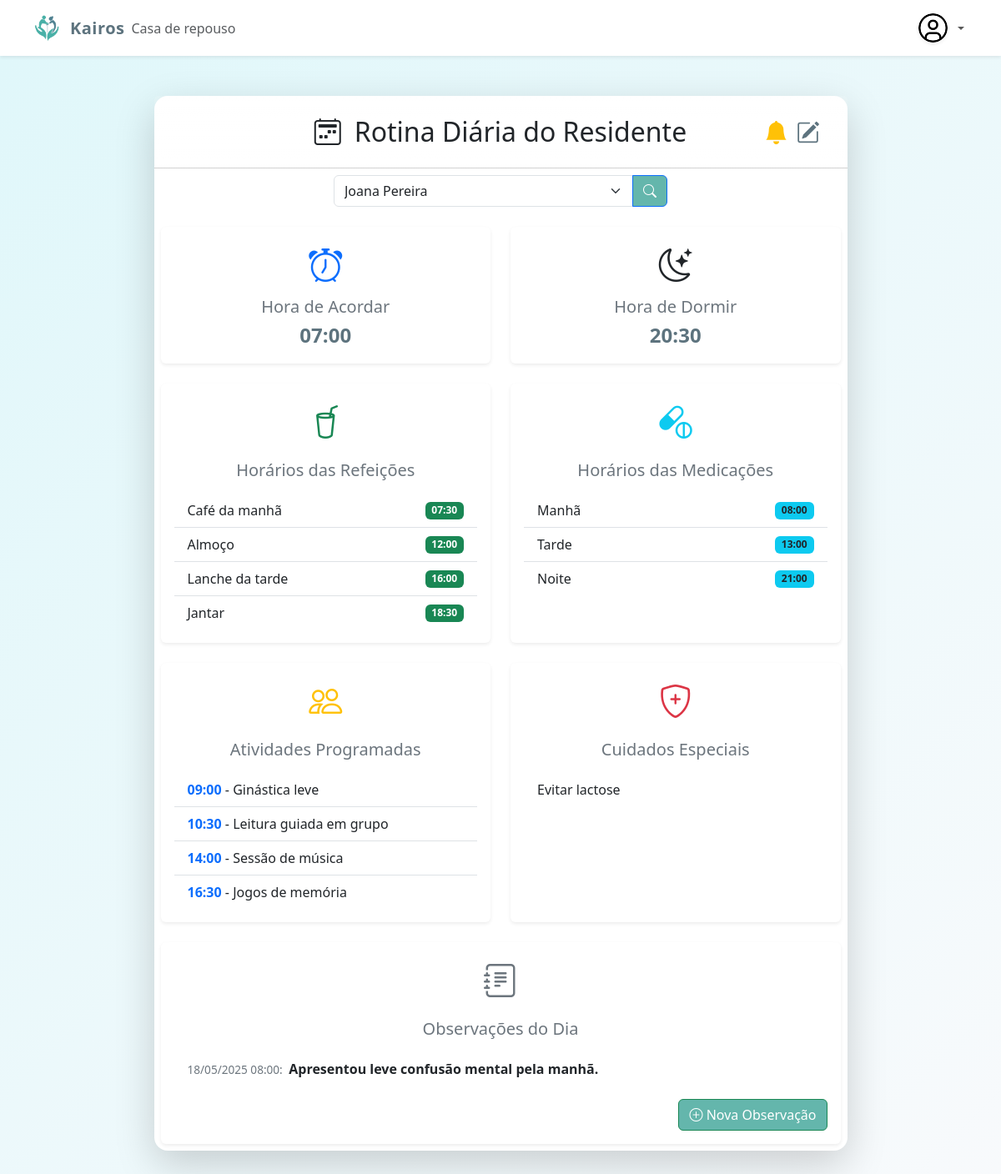
Screenshot of /rotina.php?residente_id=102 (signed in) with the database file from the repository.
### tables this page shows
CREATE TABLE `tb_rotina_residente` (
  `id` int(11) NOT NULL,
  `resident_id` int(11) NOT NULL,
  `hora_acordar` time NOT NULL,
  `hora_dormir` time NOT NULL,
  `refeicao_cafe` time NOT NULL,
  `refeicao_almoco` time NOT NULL,
  `refeicao_lanche` time NOT NULL,
  `refeicao_jantar` time NOT NULL,
  `medicacao_manha` time NOT NULL,
  `medicacao_tarde` time NOT NULL,
  `medicacao_noite` time NOT NULL,
  `cuidados_especiais` text DEFAULT NULL,
  `criado_em` datetime DEFAULT current_timestamp(),
  `atualizado_em` datetime DEFAULT current_timestamp() ON UPDATE current_timestamp()
);

CREATE TABLE `tb_rotina_atividade` (
  `id` int(11) NOT NULL,
  `rotina_id` int(11) NOT NULL,
  `hora` time NOT NULL,
  `descricao` varchar(255) NOT NULL
);

CREATE TABLE `tb_observacoes_dia` (
  `id` int(11) NOT NULL,
  `resident_id` int(11) NOT NULL,
  `observacao` text NOT NULL,
  `data_hora` datetime NOT NULL DEFAULT current_timestamp()
);

### rotina.php (the view, shortened to what this page needs)
<?php
include_once "header.php";
include_once "dbConnection.php";
$residentes = [];
try {
    $stmt = $pdo->query("
        SELECT r.id, r.nome
        FROM tb_residentes r
        INNER JOIN tb_rotina_residente rr ON rr.resident_id = r.id
        GROUP BY r.id, r.nome
        ORDER BY r.nome
    ");
    $residentes = $stmt->fetchAll(PDO::FETCH_ASSOC);
} catch (Exception $e) {
    echo '<div class="alert alert-danger text-center">Erro ao buscar residentes: ' . htmlspecialchars($e->getMessage()) . '</div>';
}
$residente_id = $_GET['residente_id'] ?? ($_POST['residente_id'] ?? '');
$residente = null;
$rotina = null;
$atividades = [];
$cuidados = '';
if ($residente_id) {
    $stmt = $pdo->prepare("SELECT * FROM tb_residentes WHERE id = ?");
    $stmt->execute([$residente_id]);
    $residente = $stmt->fetch(PDO::FETCH_ASSOC);
    if ($residente) {
        $stmt = $pdo->prepare("SELECT * FROM tb_rotina_residente WHERE resident_id = ? ORDER BY criado_em DESC LIMIT 1");
        $stmt->execute([$residente['id']]);
        $rotina = $stmt->fetch(PDO::FETCH_ASSOC);
        if ($rotina) {
            $stmt = $pdo->prepare("SELECT * FROM tb_rotina_atividade WHERE rotina_id = ? ORDER BY hora");
            $stmt->execute([$rotina['id']]);
            $atividades = $stmt->fetchAll(PDO::FETCH_ASSOC);
            $cuidados = $rotina['cuidados_especiais'];
        }
    }
}
$observacoes = [];
if ($residente_id) {
    $stmt = $pdo->prepare("SELECT observacao, data_hora FROM tb_observacoes_dia WHERE resident_id = ? ORDER BY data_hora DESC");
    $stmt->execute([$residente_id]);
    $observacoes = $stmt->fetchAll(PDO::FETCH_ASSOC);
}
?>
<main>
    <section class="py-5" style="background: linear-gradient(135deg, #e0f7fa 0%, #f8fafc 100%); min-height: 100vh;">
        <div class="container">
            <div class="row justify-content-center">
                <div class="col-xl-9 col-lg-10">
                    <div class="card shadow-lg border-0 rounded-4">
                        <div class="card-header bg-gradient" style="background: linear-gradient(90deg, #5D737E 60%, #64B6AC 100%);">
                            <div class="position-relative">
                                <h2 class="mb-0 text-center py-3 d-flex justify-content-center align-items-center gap-3" style="width: 100%;">
                                    <i class="bi bi-calendar2-week"></i> Rotina Diária do Residente
                                </h2>
                                <div class="position-absolute top-50 end-0 translate-middle-y d-flex align-items-center gap-2 me-3">
                                    <button type="button" class="btn btn-link p-0 align-middle" data-bs-toggle="modal" data-bs-target="#alertasModal" title="Ver Alertas">
                                        <i class="bi bi-bell-fill fs-3 text-warning"></i>
                                    </button>
                                    <a href="rotinaCadastro.php" class="btn btn-link p-0 align-middle" title="Cadastrar/Editar Rotina" >
                                        <i class="bi bi-pencil-square fs-3 color1"></i>
                                    </a>
                                </div>
                            </div>
                        </div>
                        <div class="card-body p-2">
                            <form class="d-flex justify-content-center align-items-center mb-4" method="get" action="rotina.php">
                                <div class="input-group" style="max-width: 400px;">
                                    <select class="form-select" name="residente_id" required>
                                        <?php foreach ($residentes as $r): ?>
                                            <option value="<?= $r['id'] ?>" <?= ($residente_id == $r['id']) ? 'selected' : '' ?>>
                                                <?= htmlspecialchars($r['nome']) ?>
                                            </option>
                                        <?php endforeach; ?>
                                    </select>
                                    <button class="btn btn-primary" type="submit" style="background-color: #64B6AC;">
                                        <i class="bi bi-search"></i>
                                    </button>
                                </div>
                            </form>
                            <?php if ($residente && $rotina): ?>
                            <div class="row g-4">
                                <div class="col-md-6">
                                    <div class="card border-0 shadow-sm" style="min-height: 120px;">
                                        <div class="card-body text-center py-3">
                                            <i class="bi bi-alarm fs-1 text-primary"></i>
                                            <h5 class="mt-2 mb-1 text-secondary">Hora de Acordar</h5>
                                            <p class="fs-4 fw-semibold mb-0"><?= htmlspecialchars(substr($rotina['hora_acordar'],0,5)) ?></p>
                                        </div>
                                    </div>
                                </div>
                                <div class="col-md-6">
                                    <div class="card border-0 shadow-sm" style="min-height: 120px;">
                                        <div class="card-body text-center py-3">
                                            <i class="bi bi-moon-stars fs-1 text-dark"></i>
                                            <h5 class="mt-2 mb-1 text-secondary">Hora de Dormir</h5>
                                            <p class="fs-4 fw-semibold mb-0"><?= htmlspecialchars(substr($rotina['hora_dormir'],0,5)) ?></p>
                                        </div>
                                    </div>
                                </div>
                                <div class="col-md-6">
                                    <div class="card border-0 shadow-sm h-100">
                                        <div class="card-body">
                                            <i class="bi bi-cup-straw fs-1 text-success d-block text-center"></i>
                                            <h5 class="mt-3 mb-3 text-secondary text-center">Horários das Refeições</h5>
                                            <ul class="list-group list-group-flush">
                                                <li class="list-group-item d-flex justify-content-between align-items-center">
                                                    Café da manhã <span class="badge bg-success"><?= htmlspecialchars(substr($rotina['refeicao_cafe'],0,5)) ?></span>
                                                </li>
                                                <li class="list-group-item d-flex justify-content-between align-items-center">
                                                    Almoço <span class="badge bg-success"><?= htmlspecialchars(substr($rotina['refeicao_almoco'],0,5)) ?></span>
                                                </li>
                                                <li class="list-group-item d-flex justify-content-between align-items-center">
                                                    Lanche da tarde <span class="badge bg-success"><?= htmlspecialchars(substr($rotina['refeicao_lanche'],0,5)) ?></span>
                                                </li>
                                                <li class="list-group-item d-flex justify-content-between align-items-center">
                                                    Jantar <span class="badge bg-success"><?= htmlspecialchars(substr($rotina['refeicao_jantar'],0,5)) ?></span>
                                                </li>
                                            </ul>
                                        </div>
                                    </div>
                                </div>
                                <div class="col-md-6">
                                    <div class="card border-0 shadow-sm h-100">
                                        <div class="card-body">
                                            <i class="bi bi-capsule-pill fs-1 text-info d-block text-center"></i>
                                            <h5 class="mt-3 mb-3 text-secondary text-center">Horários das Medicações</h5>
                                            <ul class="list-group list-group-flush">
                                                <li class="list-group-item d-flex justify-content-between align-items-center">
                                                    Manhã <span class="badge bg-info text-dark"><?= htmlspecialchars(substr($rotina['medicacao_manha'],0,5)) ?></span>
                                                </li>
                                                <li class="list-group-item d-flex justify-content-between align-items-center">
                                                    Tarde <span class="badge bg-info text-dark"><?= htmlspecialchars(substr($rotina['medicacao_tarde'],0,5)) ?></span>
                                                </li>
                                                <li class="list-group-item d-flex justify-content-between align-items-center">
                                                    Noite <span class="badge bg-info text-dark"><?= htmlspecialchars(substr($rotina['medicacao_noite'],0,5)) ?></span>
                                                </li>
                                            </ul>
                                        </div>
                                    </div>
                                </div>
                                <div class="col-md-6">
                                    <div class="card border-0 shadow-sm h-100">
                                        <div class="card-body">
                                            <i class="bi bi-people fs-1 text-warning d-block text-center"></i>
                                            <h5 class="mt-3 mb-3 text-secondary text-center">Atividades Programadas</h5>
                                            <ul class="list-group list-group-flush">
                                                <?php foreach ($atividades as $atv): ?>
                                                <li class="list-group-item">
                                                    <span class="fw-bold text-primary"><?= htmlspecialchars(substr($atv['hora'],0,5)) ?></span> - <?= htmlspecialchars($atv['descricao']) ?>
                                                </li>
                                                <?php endforeach; ?>
                                            </ul>
                                        </div>
                                    </div>
                                </div>
                                <div class="col-md-6">
                                    <div class="card border-0 shadow-sm h-100">
                                        <div class="card-body">
                                            <i class="bi bi-shield-plus fs-1 text-danger d-block text-center"></i>
                                            <h5 class="mt-3 mb-3 text-secondary text-center">Cuidados Especiais</h5>
                                            <ul class="list-group list-group-flush">
                                                <li class="list-group-item"><?= nl2br(htmlspecialchars($cuidados)) ?></li>
                                            </ul>
                                        </div>
                                    </div>
                                </div>
                                <div class="col-12">
                                    <div class="card border-0 shadow-sm h-100">
                                        <div class="card-body">
                                            <i class="bi bi-journal-text fs-1 text-secondary d-block text-center"></i>
                                            <div class="d-flex justify-content-between align-items-center mb-3">
                                                <h5 class="mt-3 mb-0 text-secondary text-center flex-grow-1">Observações do Dia</h5>
                                            </div>
                                            <ul class="list-group list-group-flush d-flex flex-wrap justify-content-center" style="column-count: 2;">
                                                <?php foreach ($observacoes as $obs): ?>
                                                <li class="list-group-item w-100" style="break-inside: avoid;">
                                                    <span class="text-secondary" style="font-size: 0.85em;">
                                                        <?= date('d/m/Y H:i', strtotime($obs['data_hora'])) ?>:
                                                    </span>
                                                    <span class="fw-bold text-dark ms-1"><?= htmlspecialchars($obs['observacao']) ?></span>
                                                </li>
                                                <?php endforeach; ?>
                                            </ul>
                                            <?php if ($residente_id): ?>
                                            <div class="d-flex justify-content-end mt-3">
                                                <button type="button" class="btn btn-success ms-2" data-bs-toggle="modal" data-bs-target="#novaObservacaoModal" style="background-color: #64B6AC;">
                                                    <i class="bi bi-plus-circle"></i> Nova Observação
                                                </button>
                                            </div>
                                            <?php endif; ?>
                                        </div>
                                    </div>
                                </div>
                            </div>
                            <?php elseif ($residente_id): ?>
                                <div class="alert alert-warning text-center mt-4">Residente não encontrado ou sem rotina cadastrada.</div>
                            <?php endif; ?>
                        </div>
                    </div>
                </div>
            </div>
        </div>
    </section>
</main>
<link rel="stylesheet" href="https://cdn.jsdelivr.net/npm/bootstrap-icons@1.11.3/font/bootstrap-icons.min.css">
<?php include_once "footer.php"; ?>

### style.css (style rules this page uses)
.color1 { color: #5D737E; }
p { color: #5D737E; }
body { background: linear-gradient(to bottom right, #d6f5f2, #eafff7, #ffffff); min-height: 100vh; }
.badge { font-size: 0.9rem; padding: 6px 12px; border-radius: 12px; }

### rows the page displays
tb_rotina_residente: hora_acordar "07:00", hora_dormir "20:30", refeicao_cafe "07:30", refeicao_almoco "12:00", refeicao_lanche "16:00", refeicao_jantar "18:30", medicacao_manha "08:00", medicacao_tarde "13:00", medicacao_noite "21:00", cuidados_especiais "Evitar lactose"
tb_rotina_atividade: hora "09:00", descricao "Ginástica leve"
tb_rotina_atividade: hora "10:30", descricao "Leitura guiada em grupo"
tb_rotina_atividade: hora "14:00", descricao "Sessão de música"
tb_rotina_atividade: hora "16:30", descricao "Jogos de memória"
tb_observacoes_dia: data_hora "18/05/2025 08:00", observacao "Apresentou leve confusão mental pela manhã."

### other values shown
form field residente_id "Joana Pereira"
